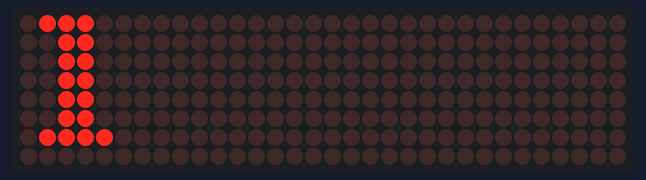
Simulated run of this program. Board: ATtiny85, built with avr-gcc and run on an emulated ATtiny85. On the bench: 32×8 LED matrix.

Above: at 0.7 s.
At 4.1 s:
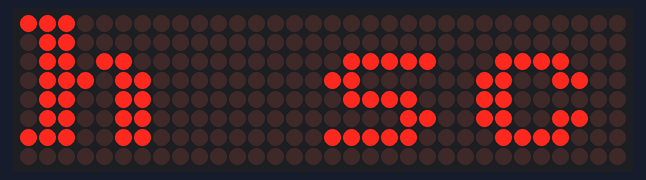
At 5.72 s:
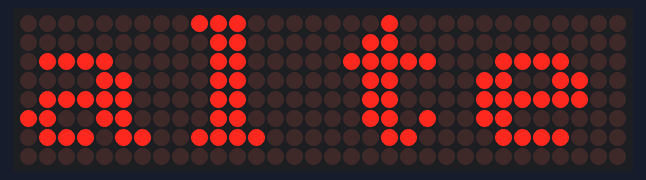
At 7.65 s:
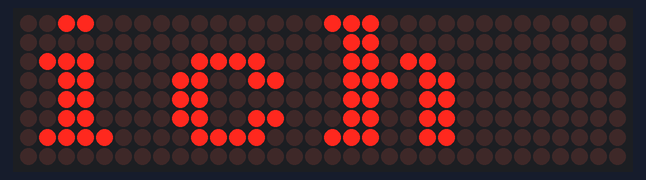
At 10.86 s:
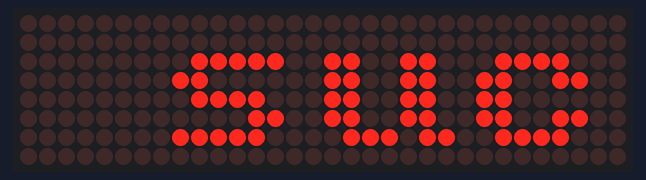
At 14.4 s:
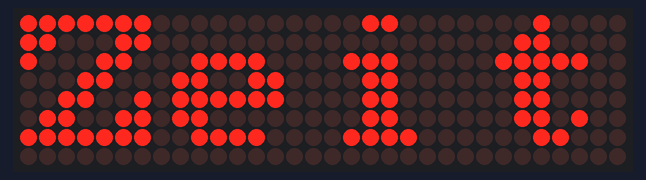

Measured:
- what the display in image 0 shows lasts 0.6 s, from 0.6 s to 1.2 s

The program:

main.cpp
```cpp
#include "LedControl.h"
#include "Fonts.h"
LedControl lc884=LedControl(0,2,1,4);

unsigned long delayTime=280;

volatile int tc;
volatile int dcf_data;
volatile int sekunde59_data;
unsigned char bit_counter=0;
unsigned char bit_dcf[60];
unsigned char sec=0;
unsigned char hour_zehner=0,
              hour=3,
              min_zehner=0,
              minute=0;

ISR(TIM1_COMPA_vect)
{
tc++;


  if (bit_is_set(PINB,1))//dcf_modul_pollin invertiert!!!
      {
      dcf_data++;}
      else if (bit_is_clear(PINB,1))//dcf_modul_pollin invertiert!!!
      {
      sekunde59_data++;}
}

void timer1_init(void)
{
  cli();

  TIMSK |= (1<<OCIE1A);      // Timer/Counter1 Output Compare Interrupt Enable
  TCCR1 = 0; //clear TCCR1-Registers
  TCCR1 |= (1 << CTC1);  //Setze CTC-Mod
  //TCCR1 |= (1<<CS12)|(1<<CS11);   //prescaling with 32 = bei 8Mhz = 250.000
  TCCR1 |= (1<<CS12)|(1<<CS11)|(1<<CS10);   //prescaling with 64 = bei 8Mhz = 125.000
  //OCR1C=249;// compare value / Vergleichswert = (CPU Frequenz[8MHZ] : (Vorteiler [32] x Interruptfrequenz[1000])-1
 OCR1C=124;// compare value / Vergleichswert = (CPU Frequenz[8MHZ] : (Vorteiler [64] x Interruptfrequenz[1000])-1

 /*PLLCSR |= (1<<PLLE);
 delayMicroseconds(100);  // Eine Verzögerung von 100 Mikrosekunden
 while(!(PLLCSR & (1<<PLOCK)));
  PLLCSR |= (1<<PCKE);*/
  sei();
}


void displayChar(byte *x, int displayNumber){
  lc884.clearDisplay(displayNumber);
  for(int j=0; j<=7;j++){
    lc884.setRow(displayNumber,j,x[j]);
  }
}

void displayCharAndWait(byte* x, byte displayNumber){
  lc884.clearDisplay(displayNumber);
  for(int j=0; j<=40;j++){
    lc884.setRow(displayNumber,j,x[j]);
  }
  delay(delayTime);
  lc884.clearDisplay(displayNumber);
}

void oneMatrix(){
  displayCharAndWait(H,3);
  displayCharAndWait(a,3);
  displayCharAndWait(l,3);
  displayCharAndWait(l,3);
  displayCharAndWait(o,3);
  displayCharAndWait(smile01,3);
}

void fourMatrices(){
  for(int j=0; j<=40; j++){
    int currentMatrix = -1;
    /*if( ((currentMatrix+j)>=0) && ((currentMatrix+j)<4) ){
      displayChar(I,currentMatrix+j);
    }*/
     currentMatrix--;
    if( ((currentMatrix+j)>=0) && ((currentMatrix+j)<4) ){
      displayChar(I,currentMatrix+j);
    }
    currentMatrix--;
    if( ((currentMatrix+j)>=0) && ((currentMatrix+j)<4) ){
      displayChar(c,currentMatrix+j);
    }
    currentMatrix--;
    if( ((currentMatrix+j)>=0) && ((currentMatrix+j)<4) ){
      displayChar(h,currentMatrix+j);
    }
    currentMatrix--;
    if( ((currentMatrix+j)>=0) && ((currentMatrix+j)<4) ){
      displayChar(frei,currentMatrix+j);
    }
    currentMatrix--;
    if( ((currentMatrix+j)>=0) && ((currentMatrix+j)<4) ){
      displayChar(s,currentMatrix+j);
    }
    currentMatrix--;
    if( ((currentMatrix+j)>=0) && ((currentMatrix+j)<4) ){
      displayChar(c,currentMatrix+j);
    }
    currentMatrix--;
    if( ((currentMatrix+j)>=0) && ((currentMatrix+j)<4) ){
      displayChar(h,currentMatrix+j);
    }
    currentMatrix--;
    if( ((currentMatrix+j)>=0) && ((currentMatrix+j)<4) ){
      displayChar(a,currentMatrix+j);
    }
   currentMatrix--;
    if( ((currentMatrix+j)>=0) && ((currentMatrix+j)<4) ){
      displayChar(l,currentMatrix+j);
    }
       currentMatrix--;
    if( ((currentMatrix+j)>=0) && ((currentMatrix+j)<4) ){
      displayChar(t,currentMatrix+j);
    }
       currentMatrix--;
    if( ((currentMatrix+j)>=0) && ((currentMatrix+j)<4) ){
      displayChar(e,currentMatrix+j);
    }
    currentMatrix--;
    if( ((currentMatrix+j)>=0) && ((currentMatrix+j)<4) ){
      displayChar(frei,currentMatrix+j);
    }
       currentMatrix--;
    if( ((currentMatrix+j)>=0) && ((currentMatrix+j)<4) ){
      displayChar(m,currentMatrix+j);
    }
       currentMatrix--;
    if( ((currentMatrix+j)>=0) && ((currentMatrix+j)<4) ){
      displayChar(i,currentMatrix+j);
    }
       currentMatrix--;
    if( ((currentMatrix+j)>=0) && ((currentMatrix+j)<4) ){
      displayChar(c,currentMatrix+j);
    }
       currentMatrix--;
    if( ((currentMatrix+j)>=0) && ((currentMatrix+j)<4) ){
      displayChar(h,currentMatrix+j);
    }
    currentMatrix--;
    if( ((currentMatrix+j)>=0) && ((currentMatrix+j)<4) ){
      displayChar(frei,currentMatrix+j);
    }
       currentMatrix--;
    if( ((currentMatrix+j)>=0) && ((currentMatrix+j)<4) ){
      displayChar(a,currentMatrix+j);
    }
       currentMatrix--;
    if( ((currentMatrix+j)>=0) && ((currentMatrix+j)<4) ){
      displayChar(b,currentMatrix+j);
    }
    currentMatrix--;
    if( ((currentMatrix+j)>=0) && ((currentMatrix+j)<4) ){
      displayChar(frei,currentMatrix+j);
    }
    currentMatrix--;
    if( ((currentMatrix+j)>=0) && ((currentMatrix+j)<4) ){
      displayChar(u,currentMatrix+j);
    }
    currentMatrix--;
    if( ((currentMatrix+j)>=0) && ((currentMatrix+j)<4) ){
      displayChar(n,currentMatrix+j);
    }
    currentMatrix--;
    if( ((currentMatrix+j)>=0) && ((currentMatrix+j)<4) ){
      displayChar(d,currentMatrix+j);
    }
    currentMatrix--;
    if( ((currentMatrix+j)>=0) && ((currentMatrix+j)<4) ){
      displayChar(frei,currentMatrix+j);
    }
    currentMatrix--;
    if( ((currentMatrix+j)>=0) && ((currentMatrix+j)<4) ){
      displayChar(s,currentMatrix+j);
    }
    currentMatrix--;
    if( ((currentMatrix+j)>=0) && ((currentMatrix+j)<4) ){
      displayChar(u,currentMatrix+j);
    }
    currentMatrix--;
    if( ((currentMatrix+j)>=0) && ((currentMatrix+j)<4) ){
      displayChar(c,currentMatrix+j);
    }
    currentMatrix--;
    if( ((currentMatrix+j)>=0) && ((currentMatrix+j)<4) ){
      displayChar(h,currentMatrix+j);
    }
    currentMatrix--;
    if( ((currentMatrix+j)>=0) && ((currentMatrix+j)<4) ){
      displayChar(e,currentMatrix+j);
    }
    currentMatrix--;
    if( ((currentMatrix+j)>=0) && ((currentMatrix+j)<4) ){
      displayChar(frei,currentMatrix+j);
    }
    currentMatrix--;
    if( ((currentMatrix+j)>=0) && ((currentMatrix+j)<4) ){
      displayChar(d,currentMatrix+j);
    }
    currentMatrix--;
    if( ((currentMatrix+j)>=0) && ((currentMatrix+j)<4) ){
      displayChar(i,currentMatrix+j);
    }
    currentMatrix--;
    if( ((currentMatrix+j)>=0) && ((currentMatrix+j)<4) ){
      displayChar(e,currentMatrix+j);
    }
    currentMatrix--;
    if( ((currentMatrix+j)>=0) && ((currentMatrix+j)<4) ){
      displayChar(frei,currentMatrix+j);
    }
    currentMatrix--;
    if( ((currentMatrix+j)>=0) && ((currentMatrix+j)<4) ){
      displayChar(Z,currentMatrix+j);
    }
    currentMatrix--;
    if( ((currentMatrix+j)>=0) && ((currentMatrix+j)<4) ){
      displayChar(e,currentMatrix+j);
    }
    currentMatrix--;
    if( ((currentMatrix+j)>=0) && ((currentMatrix+j)<4) ){
      displayChar(i,currentMatrix+j);
    }
    currentMatrix--;
    if( ((currentMatrix+j)>=0) && ((currentMatrix+j)<4) ){
      displayChar(t,currentMatrix+j);
    }
    currentMatrix--;
    if( ((currentMatrix+j)>=0) && ((currentMatrix+j)<4) ){
      displayChar(smile01,currentMatrix+j);
    }
    delay(delayTime);
    for(int i=0; i<=4; i++){
      lc884.clearDisplay(i);
    }
  }
}


void setup() {
  for(int i=0;i<4;i++){
    lc884.shutdown(i,false);
    lc884.setIntensity(i,1);
    lc884.clearDisplay(i);
  }
}

void loop() {
          timer1_init();

          //////////////////
          //internal clock//
          /////////////////

            if (tc>998) {sec++;tc=0;}
            if (sec==60) {sec=0; minute++;}
            if (minute>9) {minute=0; min_zehner++;}
            if (min_zehner>5) {min_zehner=0;hour++;}
            if (hour>9) {hour=0; hour_zehner++;}
            if (hour_zehner>1){if (hour>3){hour_zehner=0;hour=0;}
          }


        ///////////////////////////////////////////////////////////////
        //Zwei Uhr Nachts: Laufschrift Ankündigung Display abschalten//
        ///////////////////////////////////////////////////////////////

        if (hour_zehner==0 && hour==3 && min_zehner==0 && minute==0){
          //Digit 1 bis 4 Matrix LEDs aus
          for(int x=0;x<8;x++) {
             lc884.setRow (0,0+x,zahl[10] [0+x]); //Digit4 alle LEDs aus
             lc884.setRow (1,0+x,zahl[10] [0+x]);//Digit3 alle LEDs aus
             lc884.setRow (2,0+x,zahl[10] [0+x]);//Digit2 alle LEDs aus
             lc884.setRow (3,0+x,zahl[10] [0+x]);//Digit1 alle LEDs aus
              }

            oneMatrix();
            fourMatrices();
            delay(1000);

        }

        ///////////////////////////////////////////////////////////
        //Schleife bis DCF Signal mit Prüfbits komplett empfangen//
        ///////////////////////////////////////////////////////////

      if (hour_zehner==0 && hour==3 && min_zehner==0 && minute==0){
          while (1){
          unsigned char pruefbit_1;// minuten 21-27+ Prüfbit 28
          unsigned char pruefbit_2;// Stunden 29-34 + Prüfbit 35
          unsigned char pruefbit_3;// Jahr    36-57 + Prüfbit 58
          pinMode(1, INPUT);
          tc=0;//!!!!!!!!- sonst hängt eventuell die Zeit für 20 bis 30 Sekunden nach verlassen der Schleife!!!!

      /////////////////////
      //Prüfbit_1 Minuten//
      /////////////////////

      if ((bit_dcf[21]+bit_dcf[22]+bit_dcf[23]+bit_dcf[24]+bit_dcf[25]+bit_dcf[26]+bit_dcf[27]+bit_dcf[28])%2 == 0){
      pruefbit_1=1;}else{
      pruefbit_1=0;}

      /////////////////////
      //Prüfbit_2 Stunden//
      /////////////////////

      if ((bit_dcf[29]+bit_dcf[30]+bit_dcf[31]+bit_dcf[32]+bit_dcf[33]+bit_dcf[34]+bit_dcf[35])%2 == 0){
      pruefbit_2=1;}else{
      pruefbit_2=0;}

      //////////////////
      //Prüfbit_3 Jahr//
      //////////////////

      if ((bit_dcf[36]+bit_dcf[37]+bit_dcf[38]+bit_dcf[39]+bit_dcf[40]+bit_dcf[41]+bit_dcf[42]+bit_dcf[43]
      +bit_dcf[44]+bit_dcf[45]+bit_dcf[46]+bit_dcf[47]+bit_dcf[48]+bit_dcf[49]+bit_dcf[50]+bit_dcf[51]
      +bit_dcf[52]+bit_dcf[53]+bit_dcf[54]+bit_dcf[55]+bit_dcf[56]+bit_dcf[57]+bit_dcf[58])%2 == 0){
      pruefbit_3=1;}else{
      pruefbit_3=0;}

      ///////////////////////
      //DCF-Signal einlesen//
      ///////////////////////

      //59te_Sekunde
      if (bit_is_set(PINB,1))//dcf_modul_pollin invertiert!!!
        {
        if(sekunde59_data>=1760 && dcf_data<=1940 ) // 59 Sekunde; 40ms Abweichung
        {

        bit_counter=-1;
        }
      sekunde59_data=0;
      }

      //0te-59te_Sekunde
      if (bit_is_clear(PINB,1))//dcf_modul_pollin invertiert!!!
        {

        if(dcf_data>160 && dcf_data<=240) //bit = 1; 40ms Abweichung
        {
          bit_counter++;
          bit_dcf[bit_counter]=1;
        }

        else if(dcf_data>=60 && dcf_data<=140)  //bit = 0; 40ms Abweichung
        {

          bit_counter++;
          bit_dcf[bit_counter]=0;
        }

        if(bit_counter>59)  // Absicherung Überzählen
          {
            bit_counter=0;

          }
      dcf_data=0;
      }

     /////////////////
     //minutenanfang//
     /////////////////

    if((sekunde59_data>=1760 && dcf_data<=1920) && bit_counter==58 && pruefbit_1==1 && pruefbit_2==1 && pruefbit_3==1) {
     pinMode(1, OUTPUT); pruefbit_1=0;pruefbit_2=0; pruefbit_3=0;


    /////////////////
    //minuten_Einer//
    /////////////////

    if    (bit_dcf[21]==0   &&  bit_dcf[22]==0   &&   bit_dcf[23]==0 && bit_dcf[24]==0 )  {minute=0;}
    else if (bit_dcf[23]==1   &&  bit_dcf[22]==1  &&  bit_dcf[21]==1)         {minute=7;}
    else if (bit_dcf[21]==1   &&  bit_dcf[22]==1)                   {minute=3;}
    else if (bit_dcf[23]==1   &&  bit_dcf[21]==1)                   {minute=5;}
    else if (bit_dcf[23]==1   &&  bit_dcf[22]==1)                   {minute=6;}
    else if (bit_dcf[24]==1   &&  bit_dcf[21]==1)                   {minute=9;}
    else if (bit_dcf[21]==1)                            {minute=1;}
    else if (bit_dcf[22]==1)                            {minute=2;}
    else if (bit_dcf[23]==1)                            {minute=4;}
    else if (bit_dcf[24]==1)                            {minute=8;}

    //////////////////
    //Minuten_Zehner//
    //////////////////

    if    (bit_dcf[25]==0   && bit_dcf[26]==0     && bit_dcf[27]==0)  {min_zehner=0;}
    else if (bit_dcf[25]==1   && bit_dcf[26]==1)          {min_zehner=3;}
    else if (bit_dcf[27]==1   && bit_dcf[25]==1)            {min_zehner=5;}
    else if (bit_dcf[25]==1)                    {min_zehner=1;}
    else if (bit_dcf[26]==1)                    {min_zehner=2;}
    else if (bit_dcf[27]==1)                    {min_zehner=4;}

    /////////////////
    //Stunde_Zehner//
    /////////////////

    if    (bit_dcf[33]==0   && bit_dcf[34]==0 )   {hour_zehner=0;}
    else if (bit_dcf[33]==1)          {hour_zehner=1;}
    else if (bit_dcf[34]==1)            {hour_zehner=2;}

    ////////////////
    //Stunde_Einer//
    ////////////////

    if    (bit_dcf[29]==0  &&   bit_dcf[30]==0   &&   bit_dcf[31]==0  && bit_dcf[32]==0)        {hour=0;}
    else if (bit_dcf[31]==1  &&   bit_dcf[30]==1  &&  bit_dcf[29]==1)             {hour=7;}
    else if (bit_dcf[29]==1  &&   bit_dcf[30]==1)                       {hour=3;}
    else if (bit_dcf[31]==1  &&   bit_dcf[29]==1)                       {hour=5;}
    else if (bit_dcf[31]==1  &&   bit_dcf[30]==1)                       {hour=6;}
    else if (bit_dcf[32]==1  &&   bit_dcf[29]==1)                       {hour=9;}
    else if (bit_dcf[29]==1)                                  {hour=1;}
    else if (bit_dcf[30]==1)                                {hour=2;}
    else if (bit_dcf[31]==1)                                  {hour=4;}
    else if (bit_dcf[32]==1)                                  {hour=8;}


    break;
    }
    }

  }
        ///////////////////////////////////
        //Digit 1,2,3 und 4 Zeit ausgeben//
        ///////////////////////////////////

          if (sec==0) {
                  for(int x=0;x<8;x++) {

                  lc884.setColumn (0,1+x,zahl[0+minute] [0+x]);//Digit4
                  lc884.setColumn (1,1+x, zahl[0+min_zehner] [0+x]); // Digit3
                  lc884.setColumn (2,0+x, zahl[0+hour] [0+x]);//Digit2
                  if (hour_zehner==0){
                        lc884.setColumn (3,0+x,zahl[10] [0+x]);//Digit1 alle LEDs aus
                        }else{lc884.setColumn (3,0+x,zahl[0+hour_zehner] [0+x]);// Digit1
                      }
                }
          }

           //Colon blink
          if (tc<500){
                  lc884.setLed(2,2,7,true);// colon 1 on
                  lc884.setLed(2,5,7,true);// colon 2 on
          }else{  lc884.setLed(2,2,7,false);// colon 1 off
                  lc884.setLed(2,5,7,false);// colon 2 off

          }
} //Ende Void loop
```
